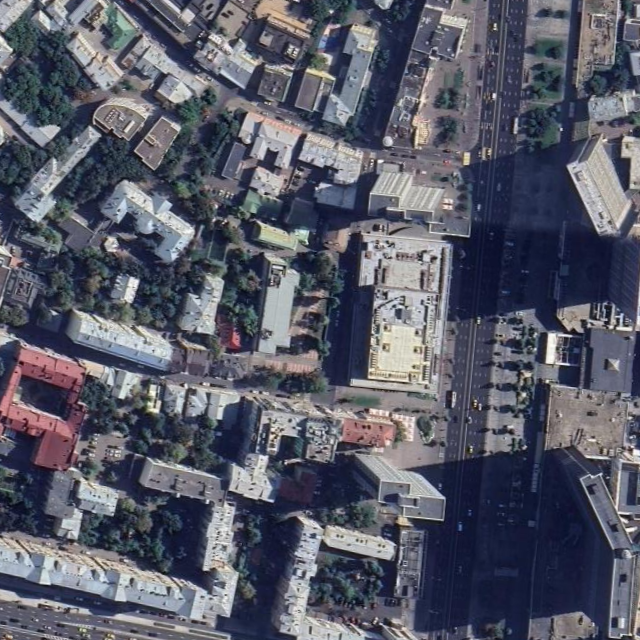
#> input picture crops/crop_11.png, 640 x 640 px, given in place of global_map.png, which was not available
$ python drone_sequential_route_visualization.py
#> lines starting #> are read from the running program, lines starting #| are printed output that depends on the picture; pictures that were not available may be replaced by others from this repository, and a replacement may not be noted
### drone_start_point_on_map.py

import cv2
import numpy as np

image_path = "global_map.png"
template_files = ["./crops/crop_7.png"]

def rotate_image(image, angle):
    image_center = tuple(np.array(image.shape[1::-1]) / 2)
    rot_mat = cv2.getRotationMatrix2D(image_center, -angle, 1.0)
    result = cv2.warpAffine(image, rot_mat, image.shape[1::-1], flags=cv2.INTER_LINEAR)
    return result

def scale_image(image, percent, maxwh):
    max_width = maxwh[1]
    max_height = maxwh[0]
    max_percent_width = max_width / image.shape[1] * 100
    max_percent_height = max_height / image.shape[0] * 100
    max_percent = 0
    if max_percent_width < max_percent_height:
        max_percent = max_percent_width
    else:
        max_percent = max_percent_height
    if percent > max_percent:
        percent = max_percent
    width = int(image.shape[1] * percent / 100)
    height = int(image.shape[0] * percent / 100)
    result = cv2.resize(image, (width, height), interpolation=cv2.INTER_AREA)
    return result, percent

def find_on_global_map():
    image = cv2.imread(image_path)
#> image is the input picture: shape (640, 640, 3); mean B, G, R 103.1, 89.7, 87.7
    image = cv2.resize(image, (image.shape[1] // 3, image.shape[0] // 3))
#> image: shape (213, 213, 3)
    image_gray = cv2.cvtColor(image, cv2.COLOR_BGR2GRAY)
    best_match = None
    best_zoom = 0
    best_angle = 0
    x_center = 0
    y_center = 0

    for template_file in template_files:
        template = cv2.imread(template_file, cv2.IMREAD_GRAYSCALE)
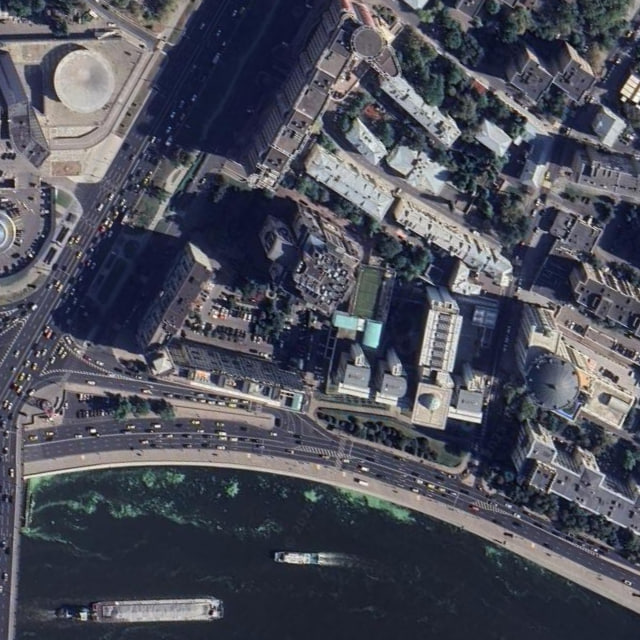
#> input picture crops/crop_7.png, 640 x 640 px
#> template: shape (640, 640); min 3, max 255, mean 79.3

        max_val = 0
        best_match = None
        best_zoom = 0
        best_angle = 0
        best_rotated_template = None

        for zoom in np.arange(3, 12, 0.1):
            percent = 100 / zoom
            resized_template, actual_percent = scale_image(template, percent, (image.shape[0], image.shape[1]))

            for angle in range(0, 360, 10):
                rotated_image = rotate_image(resized_template, angle)
                result = cv2.matchTemplate(image_gray, rotated_image, cv2.TM_CCOEFF_NORMED)
                min_val, max_val_candidate, min_loc, max_loc = cv2.minMaxLoc(result)

                if max_val_candidate > max_val:
                    max_val = max_val_candidate
                    best_match = max_loc
                    best_zoom = zoom
                    best_angle = angle
                    best_rotated_template = rotated_image
#> this loop made 90 passes
#> (width in scale_image, height in scale_image, actual_percent) on passes 2 to 8: (206, 206, 32.26), (200, 200, 31.25), (193, 193, 30.3), (188, 188, 29.41), (182, 182, 28.57), (177, 177, 27.78), (172, 172, 27.03)
#> actual_percent on pass 1: 33.28
#> pass 1, in rotate_image (call 3), `result = cv2.warpAffine(image, rot_mat, image.shape[1::-1], flags=cv2...`:
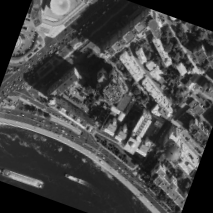
#> result: shape (213, 213); min 0, max 228, mean 69.9
#> pass 1, in rotate_image (call 4), `result = cv2.warpAffine(image, rot_mat, image.shape[1::-1], flags=cv2...`:
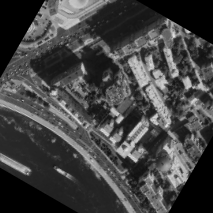
#> result: shape (213, 213); min 0, max 226, mean 67.2
#> after the loop:
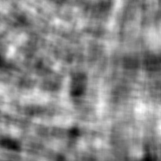
#> result: shape (161, 161) float32; min -0.325, max 0.285, mean 0.00286; drawn with min black and max white

        x_center = best_match[0] + best_rotated_template.shape[1] // 2
        y_center = best_match[1] + best_rotated_template.shape[0] // 2

    return best_angle, best_zoom, x_center, y_center

# [6 lines left out: function main, not called in this run]

# [2 lines that do not run on import are left out]

### drone_sequential_route_visualization.py
import cv2
import matplotlib.pyplot as plt
import numpy as np
from drone_start_point_on_map import find_on_global_map
route_x = []
route_y = []
reverse_route_x = []
reverse_route_y = []
angle, zoom, x, y = find_on_global_map()

absolute_x = 0
absolute_y = 0
current_angle = angle

start_x = x * zoom
start_y = y * zoom
print("\n--- Starting Forward Tracking from Frame 7 to 49 ---\n")
for i in range(7, 49, 1):
    image1 = cv2.imread(f'./crops/crop_{i}.png', cv2.IMREAD_GRAYSCALE)
    image2 = cv2.imread(f'./crops/crop_{i + 1}.png', cv2.IMREAD_GRAYSCALE)
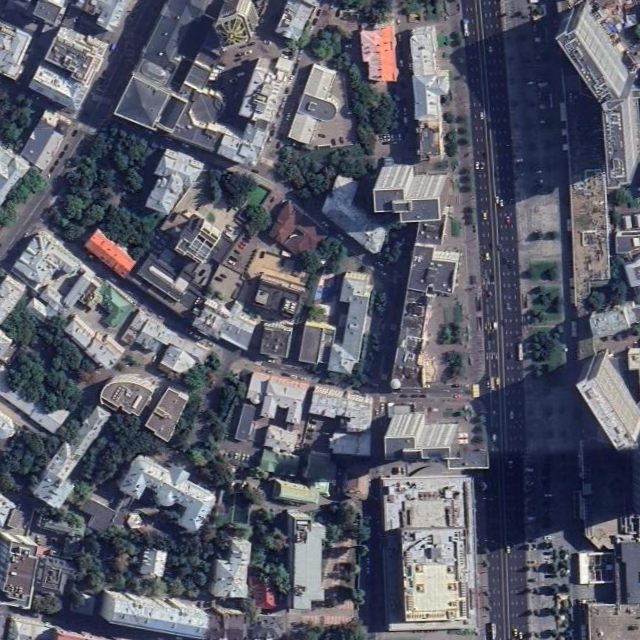
#> input picture crops/crop_12.png, 640 x 640 px, given in place of crop_8.png, which was not available
#> image2: shape (640, 640); min 6, max 253, mean 92.1
    if image1 is None or image2 is None:
        continue

    height, width = image1.shape
    template = image1[0:30, width // 2 - 15:width // 2 + 15]
#> template: shape (30, 30)

    res = cv2.matchTemplate(image2, template, cv2.TM_CCOEFF_NORMED)
    min_val, max_val, min_loc, max_loc = cv2.minMaxLoc(res)

    top_left = max_loc
    bottom_right = (top_left[0] + 30, top_left[1] + 30)

    template_center_x = width // 2
    template_center_y = 15

    matched_center_x = top_left[0] + 15
    matched_center_y = top_left[1] + 15

    offset_x = matched_center_x - template_center_x
    offset_y = matched_center_y - template_center_y

    angle_rad = np.radians(current_angle)

    dx = offset_y * np.cos(angle_rad)
    dy = offset_y * np.sin(angle_rad)

    if i == 7:
        absolute_x = start_x
        absolute_y = start_y
    else:
        absolute_x += dx
        absolute_y -= dy

    route_x.append(absolute_x)
    route_y.append(absolute_y)

    if i > 6:
        frame_angle = np.degrees(np.arctan2(offset_x, offset_y))
        current_angle += ((100*(np.cos(np.deg2rad(current_angle))))/zoom) * frame_angle

    image1_with_rectangle = cv2.cvtColor(image1, cv2.COLOR_GRAY2BGR)
    cv2.rectangle(image1_with_rectangle, (width // 2 - 15, 0), (width // 2 + 15, 30), (0, 255, 0), 2)
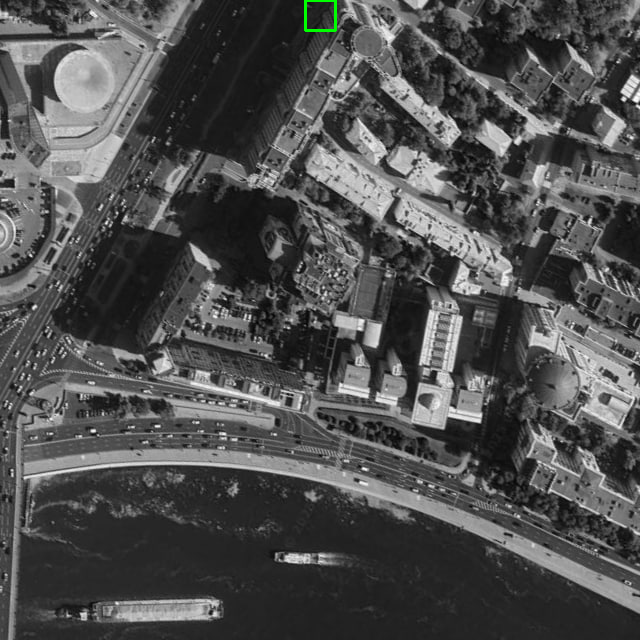
#> image1_with_rectangle: shape (640, 640, 3); mean B, G, R 79.3, 79.5, 79.3
    image2_with_rectangle = cv2.cvtColor(image2, cv2.COLOR_GRAY2BGR)
    cv2.rectangle(image2_with_rectangle, top_left, bottom_right, (255, 255, 255), 2)
    arrow_color = (0, 0, 255)
    cv2.arrowedLine(image2_with_rectangle, (width // 2, 15), (top_left[0] + 15, top_left[1] + 15), arrow_color, 3, tipLength=0.05)
    if i < 10:
        plt.figure(figsize=(12, 6))
        plt.subplot(1, 2, 1)
        plt.imshow(cv2.cvtColor(image1_with_rectangle, cv2.COLOR_BGR2RGB))
        plt.title(f"Image {i} with Green Square (Original)")
        plt.axis('off')
        plt.subplot(1, 2, 2)
        plt.imshow(cv2.cvtColor(image2_with_rectangle, cv2.COLOR_BGR2RGB))
        plt.title(f"Image {i+1} with White Rectangle and Arrow (Matched Area)")
        plt.axis('off')
        plt.tight_layout()
        plt.draw()
        plt.pause(5)
#> pass 3 of the loop `for i in range(7, 49, 1):`:
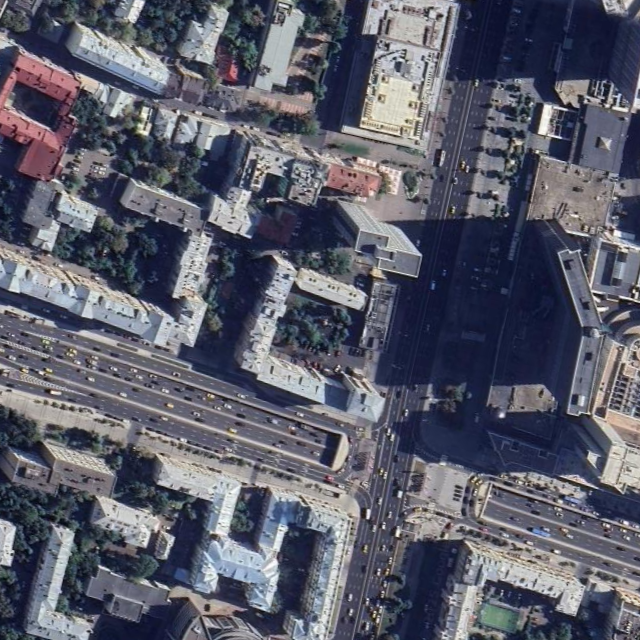
#> input picture crops/crop_10.png, 640 x 640 px
#> `res = cv2.matchTemplate(image2, template, cv2.TM_CCOEFF_NORMED)`:
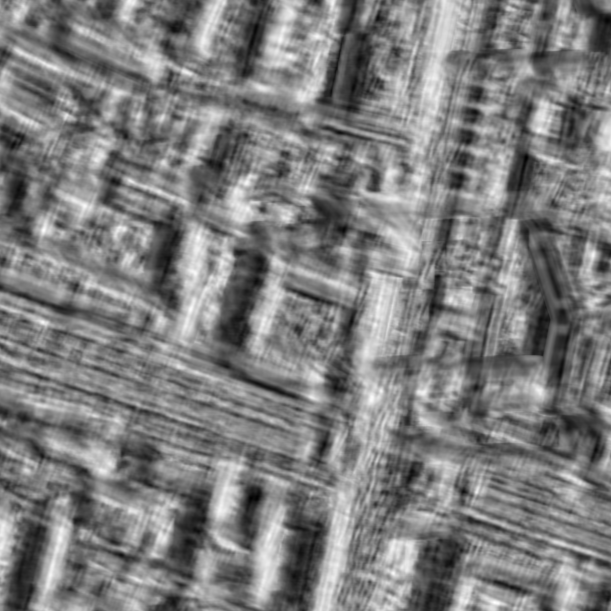
#> res: shape (611, 611) float32; min -0.525, max 0.529, mean -0.00362; drawn with min black and max white
#> `plt.pause(5)`:
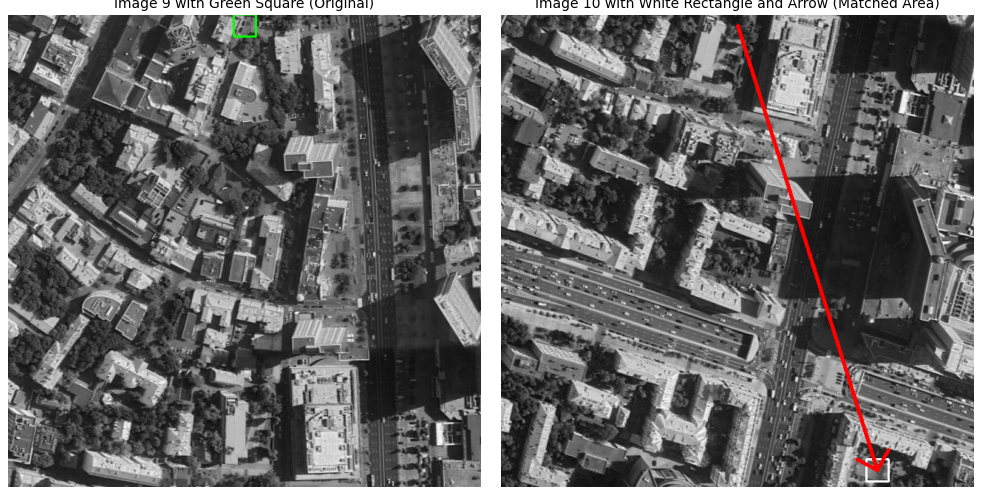
#> figure drawn by matplotlib, 2 panels
#> the loop made 42 passes; the first 3 are shown
#> pass 3 of the loop `for i in range(6, 0, -1):`:
#> the loop made 6 passes; the first 3 are shown


reverse_absolute_x = start_x
reverse_absolute_y = start_y
reverse_current_angle = 0

print("\n--- Starting Reverse Tracking from Frame 6 to 0 ---\n")

for i in range(6, 0, -1):
    image1 = cv2.imread(f'./crops/crop_{i}.png', cv2.IMREAD_GRAYSCALE)
    image2 = cv2.imread(f'./crops/crop_{i - 1}.png', cv2.IMREAD_GRAYSCALE)
    if image1 is None or image2 is None:
        continue

    height, width = image1.shape
    template = image1[height - 30:height, width // 2 - 15:width // 2 + 15]

    res = cv2.matchTemplate(image2, template, cv2.TM_CCOEFF_NORMED)
    min_val, max_val, min_loc, max_loc = cv2.minMaxLoc(res)

    top_left = max_loc
    bottom_right = (top_left[0] + 30, top_left[1] + 30)

    template_center_x = width // 2
    template_center_y = height - 15

    matched_center_x = top_left[0] + 15
    matched_center_y = top_left[1] + 15

    offset_x = matched_center_x - template_center_x
    offset_y = matched_center_y - template_center_y

    angle_rad = np.radians(reverse_current_angle)

    dx = -offset_y * np.cos(angle_rad)
    dy = -offset_y * np.sin(angle_rad)

    reverse_absolute_x -= dx
    reverse_absolute_y -= dy

    reverse_route_x.append(reverse_absolute_x)
    reverse_route_y.append(reverse_absolute_y)

    frame_angle = np.degrees(np.arctan2(offset_x, offset_y)) + 180

    reverse_current_angle -= ((100*(np.cos(np.deg2rad(current_angle))))/zoom) * frame_angle

    image1_with_rectangle = cv2.cvtColor(image1, cv2.COLOR_GRAY2BGR)
    cv2.rectangle(image1_with_rectangle, (width // 2 - 15, height - 30), (width // 2 + 15, height), (0, 255, 0), 2)
    image2_with_rectangle = cv2.cvtColor(image2, cv2.COLOR_GRAY2BGR)
    cv2.rectangle(image2_with_rectangle, top_left, bottom_right, (255, 255, 255), 2)
    arrow_color = (0, 0, 255)
    cv2.arrowedLine(image2_with_rectangle, (width // 2, height - 15), (top_left[0] + 15, top_left[1] + 15), arrow_color, 3, tipLength=0.05)

    plt.figure(figsize=(12, 6))
    plt.subplot(1, 2, 1)
    plt.imshow(cv2.cvtColor(image1_with_rectangle, cv2.COLOR_BGR2RGB))
    plt.title(f"Image {i} with Green Square (Original)")
    plt.axis('off')
    plt.subplot(1, 2, 2)
    plt.imshow(cv2.cvtColor(image2_with_rectangle, cv2.COLOR_BGR2RGB))
    plt.title(f"Image {i-1} with White Rectangle and Arrow (Matched Area)")
    plt.axis('off')
    plt.tight_layout()
    plt.draw()
    plt.pause(0.1)

reverse_route_x.reverse()
reverse_route_y.reverse()

full_route_x = reverse_route_x + route_x
full_route_y = reverse_route_y + route_y

angle_differences = []

for i in range(1, len(full_route_x)):
    dx = full_route_x[i] - full_route_x[i - 1]
    dy = full_route_y[i] - full_route_y[i - 1]

    angle_rad = np.arctan2(dy, dx)
    angle_deg = np.degrees(angle_rad)

    angle_differences.append(angle_deg)

print("\n--- Route Coordinates ---")
print("Complete Route X (frames 0-49):", full_route_x)
print("Complete Route Y (frames 0-49):", full_route_y)

plt.figure(figsize=(12, 10))

plt.plot(full_route_x, full_route_y, marker='o', linestyle='-', color='b', label='Full Route (0-49)')

plt.plot(full_route_x[:len(reverse_route_x)], full_route_y[:len(reverse_route_y)],
         marker='x', linestyle='--', color='r', label='Frames 0-6')

plt.plot(full_route_x[len(reverse_route_x):], full_route_y[len(reverse_route_y):],
         marker='+', linestyle='--', color='g', label='Frames 7-49')

plt.plot(full_route_x[0], full_route_y[0], 'ro', markersize=10, label='Frame 0')
if len(full_route_x) > 21:
    plt.plot(full_route_x[21], full_route_y[21], 'co', markersize=10, label='Frame 21')

plt.title('Complete Drone Route (Frames 0-49)')
plt.xlabel('X Position')
plt.ylabel('Y Position')
plt.grid(True)
plt.legend()

print("\n--- Key Coordinates ---")
print("X_0:", full_route_x[0])
print("Y_0:", full_route_y[0])
print("X_21:", full_route_x[21] if len(full_route_x) > 21 else "Not available")
print("Y_21:", full_route_y[21] if len(full_route_y) > 21 else "Not available")

plt.axis('equal')
plt.show()
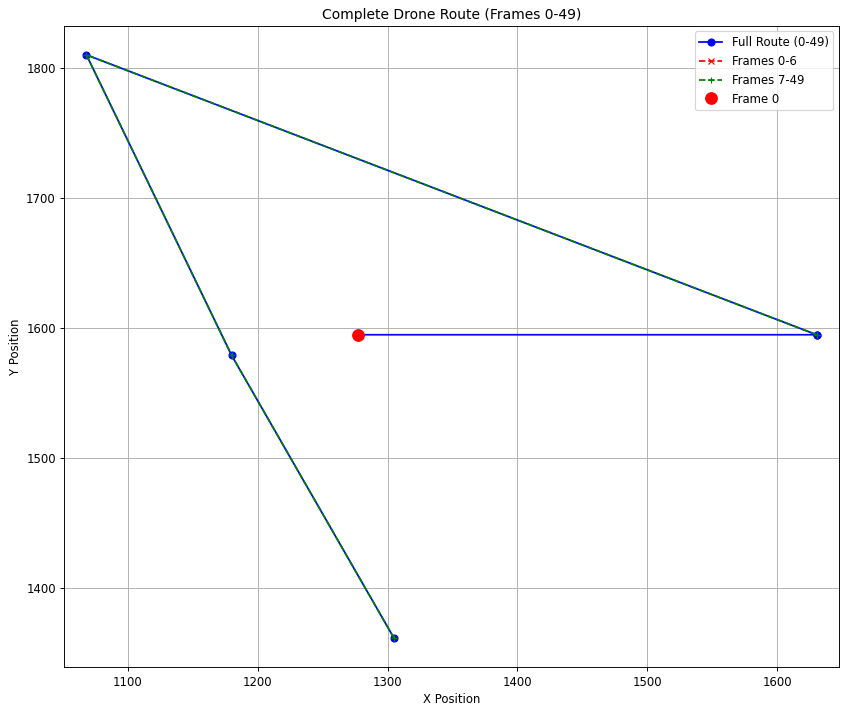
#> figure drawn by matplotlib, 1 panel
